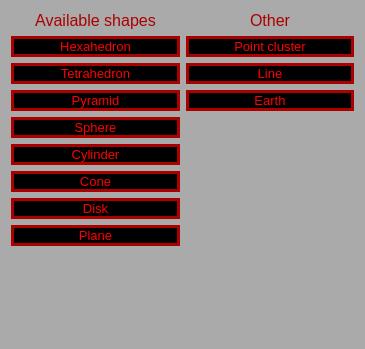
<?xml version="1.0" encoding="UTF-8"?>
<ui version="4.0">
 <class>NewShapeChoice</class>
 <widget class="QDialog" name="NewShapeChoice">
  <property name="geometry">
   <rect>
    <x>0</x>
    <y>0</y>
    <width>365</width>
    <height>349</height>
   </rect>
  </property>
  <property name="windowTitle">
   <string>Dialog</string>
  </property>
  <property name="styleSheet">
   <string notr="true">background: rgb(170,170,170);</string>
  </property>
  <layout class="QHBoxLayout" name="horizontalLayout">
   <item>
    <layout class="QVBoxLayout" name="verticalLayout">
     <item>
      <widget class="QLabel" name="label">
       <property name="font">
        <font>
         <pointsize>12</pointsize>
        </font>
       </property>
       <property name="styleSheet">
        <string notr="true">color: rgb(170, 0, 0);</string>
       </property>
       <property name="text">
        <string>Available shapes</string>
       </property>
       <property name="alignment">
        <set>Qt::AlignCenter</set>
       </property>
      </widget>
     </item>
     <item>
      <widget class="QPushButton" name="makeHex">
       <property name="font">
        <font>
         <pointsize>10</pointsize>
        </font>
       </property>
       <property name="styleSheet">
        <string notr="true">border: 3px solid rgb(170, 0, 0);
background: rgb(0, 0, 0);
color: rgb(255, 0, 0);</string>
       </property>
       <property name="text">
        <string>Hexahedron</string>
       </property>
      </widget>
     </item>
     <item>
      <widget class="QPushButton" name="makeTetra">
       <property name="font">
        <font>
         <pointsize>10</pointsize>
        </font>
       </property>
       <property name="styleSheet">
        <string notr="true">border: 3px solid rgb(170, 0, 0);
background: rgb(0, 0, 0);
color: rgb(255, 0, 0);</string>
       </property>
       <property name="text">
        <string>Tetrahedron</string>
       </property>
      </widget>
     </item>
     <item>
      <widget class="QPushButton" name="makePyr">
       <property name="font">
        <font>
         <pointsize>10</pointsize>
        </font>
       </property>
       <property name="styleSheet">
        <string notr="true">border: 3px solid rgb(170, 0, 0);
background: rgb(0, 0, 0);
color: rgb(255, 0, 0);</string>
       </property>
       <property name="text">
        <string>Pyramid</string>
       </property>
      </widget>
     </item>
     <item>
      <widget class="QPushButton" name="makeSphere">
       <property name="font">
        <font>
         <pointsize>10</pointsize>
        </font>
       </property>
       <property name="styleSheet">
        <string notr="true">border: 3px solid rgb(170, 0, 0);
background: rgb(0, 0, 0);
color: rgb(255, 0, 0);</string>
       </property>
       <property name="text">
        <string>Sphere</string>
       </property>
      </widget>
     </item>
     <item>
      <widget class="QPushButton" name="makeCyl">
       <property name="font">
        <font>
         <pointsize>10</pointsize>
        </font>
       </property>
       <property name="styleSheet">
        <string notr="true">border: 3px solid rgb(170, 0, 0);
background: rgb(0, 0, 0);
color: rgb(255, 0, 0);</string>
       </property>
       <property name="text">
        <string>Cylinder</string>
       </property>
      </widget>
     </item>
     <item>
      <widget class="QPushButton" name="makeCone">
       <property name="font">
        <font>
         <pointsize>10</pointsize>
        </font>
       </property>
       <property name="styleSheet">
        <string notr="true">border: 3px solid rgb(170, 0, 0);
background: rgb(0, 0, 0);
color: rgb(255, 0, 0);</string>
       </property>
       <property name="text">
        <string>Cone</string>
       </property>
      </widget>
     </item>
     <item>
      <widget class="QPushButton" name="makeDisk">
       <property name="font">
        <font>
         <pointsize>10</pointsize>
        </font>
       </property>
       <property name="styleSheet">
        <string notr="true">border: 3px solid rgb(170, 0, 0);
background: rgb(0, 0, 0);
color: rgb(255, 0, 0);</string>
       </property>
       <property name="text">
        <string>Disk</string>
       </property>
      </widget>
     </item>
     <item>
      <widget class="QPushButton" name="makePlane">
       <property name="font">
        <font>
         <pointsize>10</pointsize>
        </font>
       </property>
       <property name="styleSheet">
        <string notr="true">border: 3px solid rgb(170, 0, 0);
background: rgb(0, 0, 0);
color: rgb(255, 0, 0);</string>
       </property>
       <property name="text">
        <string>Plane</string>
       </property>
      </widget>
     </item>
     <item>
      <spacer name="verticalSpacer">
       <property name="orientation">
        <enum>Qt::Vertical</enum>
       </property>
       <property name="sizeHint" stdset="0">
        <size>
         <width>20</width>
         <height>40</height>
        </size>
       </property>
      </spacer>
     </item>
    </layout>
   </item>
   <item>
    <layout class="QVBoxLayout" name="verticalLayout_2">
     <item>
      <widget class="QLabel" name="label_2">
       <property name="font">
        <font>
         <pointsize>12</pointsize>
        </font>
       </property>
       <property name="styleSheet">
        <string notr="true">color: rgb(170, 0, 0);</string>
       </property>
       <property name="text">
        <string>Other</string>
       </property>
       <property name="alignment">
        <set>Qt::AlignCenter</set>
       </property>
      </widget>
     </item>
     <item>
      <widget class="QPushButton" name="makePoints">
       <property name="font">
        <font>
         <pointsize>10</pointsize>
        </font>
       </property>
       <property name="styleSheet">
        <string notr="true">border: 3px solid rgb(170, 0, 0);
background: rgb(0, 0, 0);
color: rgb(255, 0, 0);</string>
       </property>
       <property name="text">
        <string>Point cluster</string>
       </property>
      </widget>
     </item>
     <item>
      <widget class="QPushButton" name="makeLine">
       <property name="font">
        <font>
         <pointsize>10</pointsize>
        </font>
       </property>
       <property name="styleSheet">
        <string notr="true">border: 3px solid rgb(170, 0, 0);
background: rgb(0, 0, 0);
color: rgb(255, 0, 0);</string>
       </property>
       <property name="text">
        <string>Line</string>
       </property>
      </widget>
     </item>
     <item>
      <widget class="QPushButton" name="makeEarth">
       <property name="font">
        <font>
         <pointsize>10</pointsize>
        </font>
       </property>
       <property name="styleSheet">
        <string notr="true">border: 3px solid rgb(170, 0, 0);
background: rgb(0, 0, 0);
color: rgb(255, 0, 0);</string>
       </property>
       <property name="text">
        <string>Earth</string>
       </property>
      </widget>
     </item>
     <item>
      <spacer name="verticalSpacer_2">
       <property name="orientation">
        <enum>Qt::Vertical</enum>
       </property>
       <property name="sizeHint" stdset="0">
        <size>
         <width>20</width>
         <height>40</height>
        </size>
       </property>
      </spacer>
     </item>
    </layout>
   </item>
  </layout>
 </widget>
 <resources/>
 <connections/>
</ui>
